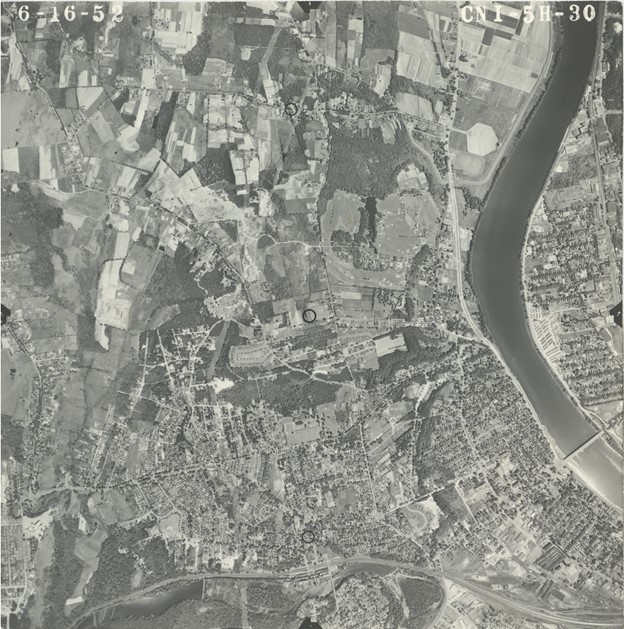
#> input picture Tests/Images/River_Mac.jpg, 624 x 629 px, found by its file name
$ python SIFT_GCPs_Main.py   (older library calls are emulated)
#> lines starting #> are read from the running program, lines starting #| are printed output that depends on the picture
### SIFT/GCPs.py
import sys
from collections import Counter
import numpy as np
from skimage import exposure
import cv2
from sklearn.cluster import OPTICS


# takes a psuedo-grayscale MacConnell image and a colored Modern image and returns the edge detected images after
# histogram matching the modern image to the MacConnel image and shifing both to grayscale
def preprocess_images(mac, mod):
    # histogram matching to adjust the modern image to match the pixel intensity of the MacConnell image
    multi = True if mod.shape[-1] > 1 else False
    matched_mod = exposure.match_histograms(mod, mac, multichannel=multi)

    # convert to grayscale
    gray_mac = cv2.cvtColor(mac, cv2.COLOR_BGR2GRAY)
    gray_mod = cv2.cvtColor(matched_mod, cv2.COLOR_BGR2GRAY)

    return gray_mac, gray_mod


# takes gray_scale images and returns the list of keypoints from the Harris Corner detection algorithm
# [86 lines left out: functions compute_harris_corner_keypoints, line_slopes_lengths, get_line_slopes_lengths, get_match_clusters, get_best_cluster, not called in this run]

### SIFT/SIFT_GCPs_Main.py
import cv2
import matplotlib.pyplot as plt
import numpy as np
from collections import Counter
from sklearn.cluster import OPTICS
import GCPs as helper


# read images
mac = cv2.imread('Images/River_Mac.jpg')
#> mac is the input picture: shape (629, 624, 3); mean B, G, R 137.4, 144.3, 142.7
mod = cv2.imread('Images/River_Mod.jpg')
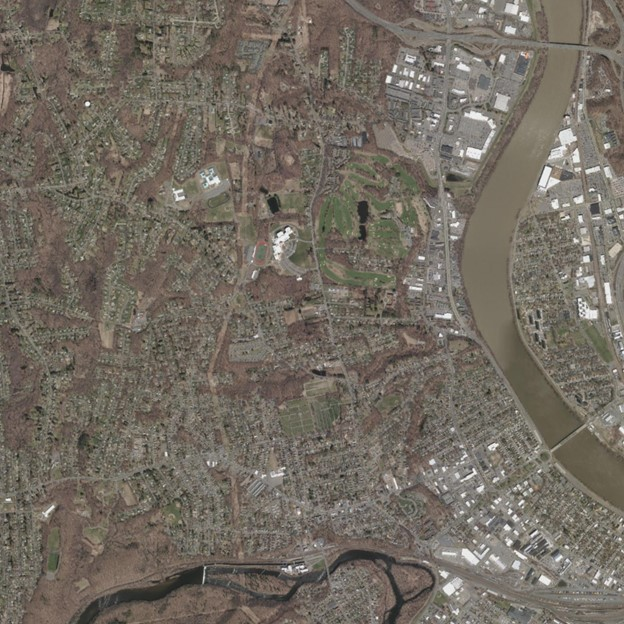
#> input picture Tests/Images/River_Mod.jpg, 624 x 624 px, found by its file name
#> mod is the input picture: shape (624, 624, 3); mean B, G, R 97.7, 107.8, 114.9

# preprocess the images
cornersMac, cornersMod, keypointsMac, keypointsMod = helper.preprocess_images(mac, mod)
#> in preprocess_images, `matched_mod = exposure.match_histograms(mod, mac, multichannel=multi)`:
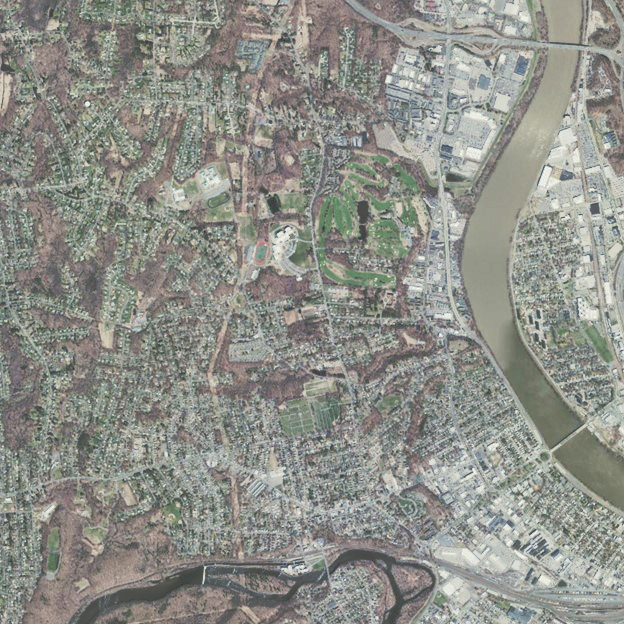
#> matched_mod: shape (624, 624, 3); mean B, G, R 137.1, 144, 142.5
#> (the run stopped early here; a loop or call above may not have finished)
